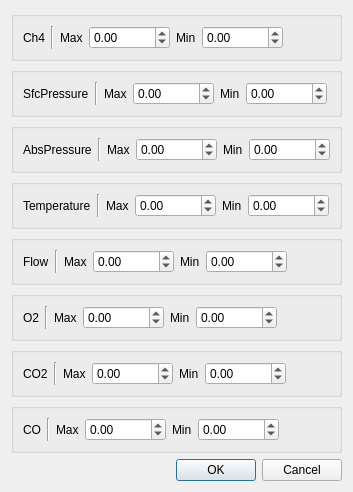
<?xml version="1.0" encoding="UTF-8"?>
<ui version="4.0">
 <class>ParamLevelConfig</class>
 <widget class="QDialog" name="ParamLevelConfig">
  <property name="geometry">
   <rect>
    <x>0</x>
    <y>0</y>
    <width>353</width>
    <height>435</height>
   </rect>
  </property>
  <property name="windowTitle">
   <string>ParamLevelConfig</string>
  </property>
  <layout class="QGridLayout" name="gridLayout_9">
   <item row="0" column="0">
    <widget class="QGroupBox" name="groupBox">
     <property name="title">
      <string/>
     </property>
     <layout class="QGridLayout" name="gridLayout">
      <item row="0" column="5">
       <widget class="QDoubleSpinBox" name="doubleSpinBox_MinCh4">
        <property name="minimum">
         <double>-99999.000000000000000</double>
        </property>
        <property name="maximum">
         <double>99999.000000000000000</double>
        </property>
        <property name="singleStep">
         <double>0.200000000000000</double>
        </property>
       </widget>
      </item>
      <item row="0" column="0">
       <widget class="QLabel" name="label_3">
        <property name="text">
         <string>Ch4</string>
        </property>
       </widget>
      </item>
      <item row="0" column="1">
       <widget class="Line" name="line">
        <property name="orientation">
         <enum>Qt::Vertical</enum>
        </property>
       </widget>
      </item>
      <item row="0" column="2">
       <widget class="QLabel" name="label">
        <property name="text">
         <string>Max</string>
        </property>
       </widget>
      </item>
      <item row="0" column="4">
       <widget class="QLabel" name="label_2">
        <property name="text">
         <string>Min</string>
        </property>
       </widget>
      </item>
      <item row="0" column="3">
       <widget class="QDoubleSpinBox" name="doubleSpinBox_MaxCh4">
        <property name="minimum">
         <double>-99999.000000000000000</double>
        </property>
        <property name="maximum">
         <double>99999.000000000000000</double>
        </property>
        <property name="singleStep">
         <double>0.200000000000000</double>
        </property>
       </widget>
      </item>
      <item row="0" column="6">
       <spacer name="horizontalSpacer">
        <property name="orientation">
         <enum>Qt::Horizontal</enum>
        </property>
        <property name="sizeHint" stdset="0">
         <size>
          <width>40</width>
          <height>20</height>
         </size>
        </property>
       </spacer>
      </item>
     </layout>
    </widget>
   </item>
   <item row="1" column="0">
    <widget class="QGroupBox" name="groupBox_2">
     <property name="title">
      <string/>
     </property>
     <layout class="QGridLayout" name="gridLayout_2">
      <item row="0" column="0">
       <widget class="QLabel" name="label_13">
        <property name="text">
         <string>SfcPressure</string>
        </property>
       </widget>
      </item>
      <item row="0" column="1">
       <widget class="Line" name="line_5">
        <property name="orientation">
         <enum>Qt::Vertical</enum>
        </property>
       </widget>
      </item>
      <item row="0" column="2">
       <widget class="QLabel" name="label_14">
        <property name="text">
         <string>Max</string>
        </property>
       </widget>
      </item>
      <item row="0" column="3">
       <widget class="QDoubleSpinBox" name="doubleSpinBox_MaxSfcPressure">
        <property name="minimum">
         <double>-99999.000000000000000</double>
        </property>
        <property name="maximum">
         <double>99999.000000000000000</double>
        </property>
        <property name="singleStep">
         <double>0.200000000000000</double>
        </property>
       </widget>
      </item>
      <item row="0" column="4">
       <widget class="QLabel" name="label_15">
        <property name="text">
         <string>Min</string>
        </property>
       </widget>
      </item>
      <item row="0" column="5">
       <widget class="QDoubleSpinBox" name="doubleSpinBox_MinSfcPressure">
        <property name="minimum">
         <double>-99999.000000000000000</double>
        </property>
        <property name="maximum">
         <double>99999.000000000000000</double>
        </property>
        <property name="singleStep">
         <double>0.200000000000000</double>
        </property>
       </widget>
      </item>
      <item row="0" column="6">
       <spacer name="horizontalSpacer_5">
        <property name="orientation">
         <enum>Qt::Horizontal</enum>
        </property>
        <property name="sizeHint" stdset="0">
         <size>
          <width>0</width>
          <height>20</height>
         </size>
        </property>
       </spacer>
      </item>
     </layout>
    </widget>
   </item>
   <item row="2" column="0">
    <widget class="QGroupBox" name="groupBox_3">
     <property name="title">
      <string/>
     </property>
     <layout class="QGridLayout" name="gridLayout_3">
      <item row="0" column="0">
       <widget class="QLabel" name="label_22">
        <property name="text">
         <string>AbsPressure</string>
        </property>
       </widget>
      </item>
      <item row="0" column="1">
       <widget class="Line" name="line_8">
        <property name="orientation">
         <enum>Qt::Vertical</enum>
        </property>
       </widget>
      </item>
      <item row="0" column="2">
       <widget class="QLabel" name="label_23">
        <property name="text">
         <string>Max</string>
        </property>
       </widget>
      </item>
      <item row="0" column="3">
       <widget class="QDoubleSpinBox" name="doubleSpinBox_MaxAbsPressure">
        <property name="minimum">
         <double>-99999.000000000000000</double>
        </property>
        <property name="maximum">
         <double>99999.000000000000000</double>
        </property>
        <property name="singleStep">
         <double>0.200000000000000</double>
        </property>
       </widget>
      </item>
      <item row="0" column="4">
       <widget class="QLabel" name="label_24">
        <property name="text">
         <string>Min</string>
        </property>
       </widget>
      </item>
      <item row="0" column="5">
       <widget class="QDoubleSpinBox" name="doubleSpinBox_MinAbsPressure">
        <property name="minimum">
         <double>-99999.000000000000000</double>
        </property>
        <property name="maximum">
         <double>99999.000000000000000</double>
        </property>
        <property name="singleStep">
         <double>0.200000000000000</double>
        </property>
       </widget>
      </item>
      <item row="0" column="6">
       <spacer name="horizontalSpacer_8">
        <property name="orientation">
         <enum>Qt::Horizontal</enum>
        </property>
        <property name="sizeHint" stdset="0">
         <size>
          <width>0</width>
          <height>20</height>
         </size>
        </property>
       </spacer>
      </item>
     </layout>
    </widget>
   </item>
   <item row="3" column="0">
    <widget class="QGroupBox" name="groupBox_4">
     <property name="title">
      <string/>
     </property>
     <layout class="QGridLayout" name="gridLayout_4">
      <item row="0" column="0">
       <widget class="QLabel" name="label_16">
        <property name="text">
         <string>Temperature</string>
        </property>
       </widget>
      </item>
      <item row="0" column="1">
       <widget class="Line" name="line_6">
        <property name="orientation">
         <enum>Qt::Vertical</enum>
        </property>
       </widget>
      </item>
      <item row="0" column="2">
       <widget class="QLabel" name="label_17">
        <property name="text">
         <string>Max</string>
        </property>
       </widget>
      </item>
      <item row="0" column="3">
       <widget class="QDoubleSpinBox" name="doubleSpinBox_MaxTemperature">
        <property name="minimum">
         <double>-99999.000000000000000</double>
        </property>
        <property name="maximum">
         <double>99999.000000000000000</double>
        </property>
        <property name="singleStep">
         <double>0.200000000000000</double>
        </property>
       </widget>
      </item>
      <item row="0" column="4">
       <widget class="QLabel" name="label_18">
        <property name="text">
         <string>Min</string>
        </property>
       </widget>
      </item>
      <item row="0" column="5">
       <widget class="QDoubleSpinBox" name="doubleSpinBox_MinTemperature">
        <property name="minimum">
         <double>-99999.000000000000000</double>
        </property>
        <property name="maximum">
         <double>99999.000000000000000</double>
        </property>
        <property name="singleStep">
         <double>0.200000000000000</double>
        </property>
       </widget>
      </item>
      <item row="0" column="6">
       <spacer name="horizontalSpacer_6">
        <property name="orientation">
         <enum>Qt::Horizontal</enum>
        </property>
        <property name="sizeHint" stdset="0">
         <size>
          <width>0</width>
          <height>20</height>
         </size>
        </property>
       </spacer>
      </item>
     </layout>
    </widget>
   </item>
   <item row="4" column="0">
    <widget class="QGroupBox" name="groupBox_5">
     <property name="title">
      <string/>
     </property>
     <layout class="QGridLayout" name="gridLayout_5">
      <item row="0" column="0">
       <widget class="QLabel" name="label_19">
        <property name="text">
         <string>Flow</string>
        </property>
       </widget>
      </item>
      <item row="0" column="1">
       <widget class="Line" name="line_7">
        <property name="orientation">
         <enum>Qt::Vertical</enum>
        </property>
       </widget>
      </item>
      <item row="0" column="2">
       <widget class="QLabel" name="label_20">
        <property name="text">
         <string>Max</string>
        </property>
       </widget>
      </item>
      <item row="0" column="3">
       <widget class="QDoubleSpinBox" name="doubleSpinBox_MaxFlow">
        <property name="minimum">
         <double>-99999.000000000000000</double>
        </property>
        <property name="maximum">
         <double>99999.000000000000000</double>
        </property>
        <property name="singleStep">
         <double>0.200000000000000</double>
        </property>
       </widget>
      </item>
      <item row="0" column="4">
       <widget class="QLabel" name="label_21">
        <property name="text">
         <string>Min</string>
        </property>
       </widget>
      </item>
      <item row="0" column="5">
       <widget class="QDoubleSpinBox" name="doubleSpinBox_MinFlow">
        <property name="minimum">
         <double>-99999.000000000000000</double>
        </property>
        <property name="maximum">
         <double>99999.000000000000000</double>
        </property>
        <property name="singleStep">
         <double>0.200000000000000</double>
        </property>
       </widget>
      </item>
      <item row="0" column="6">
       <spacer name="horizontalSpacer_7">
        <property name="orientation">
         <enum>Qt::Horizontal</enum>
        </property>
        <property name="sizeHint" stdset="0">
         <size>
          <width>39</width>
          <height>20</height>
         </size>
        </property>
       </spacer>
      </item>
     </layout>
    </widget>
   </item>
   <item row="5" column="0">
    <widget class="QGroupBox" name="groupBox_6">
     <property name="title">
      <string/>
     </property>
     <layout class="QGridLayout" name="gridLayout_6">
      <item row="0" column="0">
       <widget class="QLabel" name="label_25">
        <property name="text">
         <string>O2</string>
        </property>
       </widget>
      </item>
      <item row="0" column="1">
       <widget class="Line" name="line_9">
        <property name="orientation">
         <enum>Qt::Vertical</enum>
        </property>
       </widget>
      </item>
      <item row="0" column="2">
       <widget class="QLabel" name="label_26">
        <property name="text">
         <string>Max</string>
        </property>
       </widget>
      </item>
      <item row="0" column="3">
       <widget class="QDoubleSpinBox" name="doubleSpinBox_MaxO2">
        <property name="minimum">
         <double>-99999.000000000000000</double>
        </property>
        <property name="maximum">
         <double>99999.000000000000000</double>
        </property>
        <property name="singleStep">
         <double>0.200000000000000</double>
        </property>
       </widget>
      </item>
      <item row="0" column="4">
       <widget class="QLabel" name="label_27">
        <property name="text">
         <string>Min</string>
        </property>
       </widget>
      </item>
      <item row="0" column="5">
       <widget class="QDoubleSpinBox" name="doubleSpinBox_MinO2">
        <property name="minimum">
         <double>-99999.000000000000000</double>
        </property>
        <property name="maximum">
         <double>99999.000000000000000</double>
        </property>
        <property name="singleStep">
         <double>0.200000000000000</double>
        </property>
       </widget>
      </item>
      <item row="0" column="6">
       <spacer name="horizontalSpacer_9">
        <property name="orientation">
         <enum>Qt::Horizontal</enum>
        </property>
        <property name="sizeHint" stdset="0">
         <size>
          <width>51</width>
          <height>20</height>
         </size>
        </property>
       </spacer>
      </item>
     </layout>
    </widget>
   </item>
   <item row="6" column="0">
    <widget class="QGroupBox" name="groupBox_7">
     <property name="title">
      <string/>
     </property>
     <layout class="QGridLayout" name="gridLayout_7">
      <item row="0" column="0">
       <widget class="QLabel" name="label_31">
        <property name="text">
         <string>CO2</string>
        </property>
       </widget>
      </item>
      <item row="0" column="1">
       <widget class="Line" name="line_11">
        <property name="orientation">
         <enum>Qt::Vertical</enum>
        </property>
       </widget>
      </item>
      <item row="0" column="2">
       <widget class="QLabel" name="label_32">
        <property name="text">
         <string>Max</string>
        </property>
       </widget>
      </item>
      <item row="0" column="3">
       <widget class="QDoubleSpinBox" name="doubleSpinBox_MaxCO2">
        <property name="minimum">
         <double>-99999.000000000000000</double>
        </property>
        <property name="maximum">
         <double>99999.000000000000000</double>
        </property>
        <property name="singleStep">
         <double>0.200000000000000</double>
        </property>
       </widget>
      </item>
      <item row="0" column="4">
       <widget class="QLabel" name="label_33">
        <property name="text">
         <string>Min</string>
        </property>
       </widget>
      </item>
      <item row="0" column="5">
       <widget class="QDoubleSpinBox" name="doubleSpinBox_MinCO2">
        <property name="minimum">
         <double>-99999.000000000000000</double>
        </property>
        <property name="maximum">
         <double>99999.000000000000000</double>
        </property>
        <property name="singleStep">
         <double>0.200000000000000</double>
        </property>
       </widget>
      </item>
      <item row="0" column="6">
       <spacer name="horizontalSpacer_11">
        <property name="orientation">
         <enum>Qt::Horizontal</enum>
        </property>
        <property name="sizeHint" stdset="0">
         <size>
          <width>45</width>
          <height>20</height>
         </size>
        </property>
       </spacer>
      </item>
     </layout>
    </widget>
   </item>
   <item row="7" column="0">
    <widget class="QGroupBox" name="groupBox_8">
     <property name="title">
      <string/>
     </property>
     <layout class="QGridLayout" name="gridLayout_8">
      <item row="0" column="0">
       <widget class="QLabel" name="label_28">
        <property name="text">
         <string>CO</string>
        </property>
       </widget>
      </item>
      <item row="0" column="1">
       <widget class="Line" name="line_10">
        <property name="orientation">
         <enum>Qt::Vertical</enum>
        </property>
       </widget>
      </item>
      <item row="0" column="2">
       <widget class="QLabel" name="label_29">
        <property name="text">
         <string>Max</string>
        </property>
       </widget>
      </item>
      <item row="0" column="3">
       <widget class="QDoubleSpinBox" name="doubleSpinBox_MaxCO">
        <property name="minimum">
         <double>-99999.000000000000000</double>
        </property>
        <property name="maximum">
         <double>99999.000000000000000</double>
        </property>
        <property name="singleStep">
         <double>0.200000000000000</double>
        </property>
       </widget>
      </item>
      <item row="0" column="4">
       <widget class="QLabel" name="label_30">
        <property name="text">
         <string>Min</string>
        </property>
       </widget>
      </item>
      <item row="0" column="5">
       <widget class="QDoubleSpinBox" name="doubleSpinBox_MinCO">
        <property name="minimum">
         <double>-99999.000000000000000</double>
        </property>
        <property name="maximum">
         <double>99999.000000000000000</double>
        </property>
        <property name="singleStep">
         <double>0.200000000000000</double>
        </property>
       </widget>
      </item>
      <item row="0" column="6">
       <spacer name="horizontalSpacer_10">
        <property name="orientation">
         <enum>Qt::Horizontal</enum>
        </property>
        <property name="sizeHint" stdset="0">
         <size>
          <width>51</width>
          <height>20</height>
         </size>
        </property>
       </spacer>
      </item>
     </layout>
    </widget>
   </item>
   <item row="8" column="0">
    <layout class="QHBoxLayout" name="horizontalLayout">
     <item>
      <spacer name="horizontalSpacer_2">
       <property name="orientation">
        <enum>Qt::Horizontal</enum>
       </property>
       <property name="sizeHint" stdset="0">
        <size>
         <width>40</width>
         <height>20</height>
        </size>
       </property>
      </spacer>
     </item>
     <item>
      <widget class="QPushButton" name="pushButton_OK">
       <property name="text">
        <string>OK</string>
       </property>
      </widget>
     </item>
     <item>
      <widget class="QPushButton" name="pushButton_Cancel">
       <property name="text">
        <string>Cancel</string>
       </property>
      </widget>
     </item>
    </layout>
   </item>
   <item row="9" column="0">
    <spacer name="verticalSpacer">
     <property name="orientation">
      <enum>Qt::Vertical</enum>
     </property>
     <property name="sizeHint" stdset="0">
      <size>
       <width>20</width>
       <height>5</height>
      </size>
     </property>
    </spacer>
   </item>
  </layout>
 </widget>
 <resources/>
 <connections>
  <connection>
   <sender>pushButton_OK</sender>
   <signal>clicked()</signal>
   <receiver>ParamLevelConfig</receiver>
   <slot>accept()</slot>
   <hints>
    <hint type="sourcelabel">
     <x>210</x>
     <y>408</y>
    </hint>
    <hint type="destinationlabel">
     <x>29</x>
     <y>405</y>
    </hint>
   </hints>
  </connection>
  <connection>
   <sender>pushButton_Cancel</sender>
   <signal>clicked()</signal>
   <receiver>ParamLevelConfig</receiver>
   <slot>reject()</slot>
   <hints>
    <hint type="sourcelabel">
     <x>304</x>
     <y>404</y>
    </hint>
    <hint type="destinationlabel">
     <x>354</x>
     <y>367</y>
    </hint>
   </hints>
  </connection>
 </connections>
</ui>
